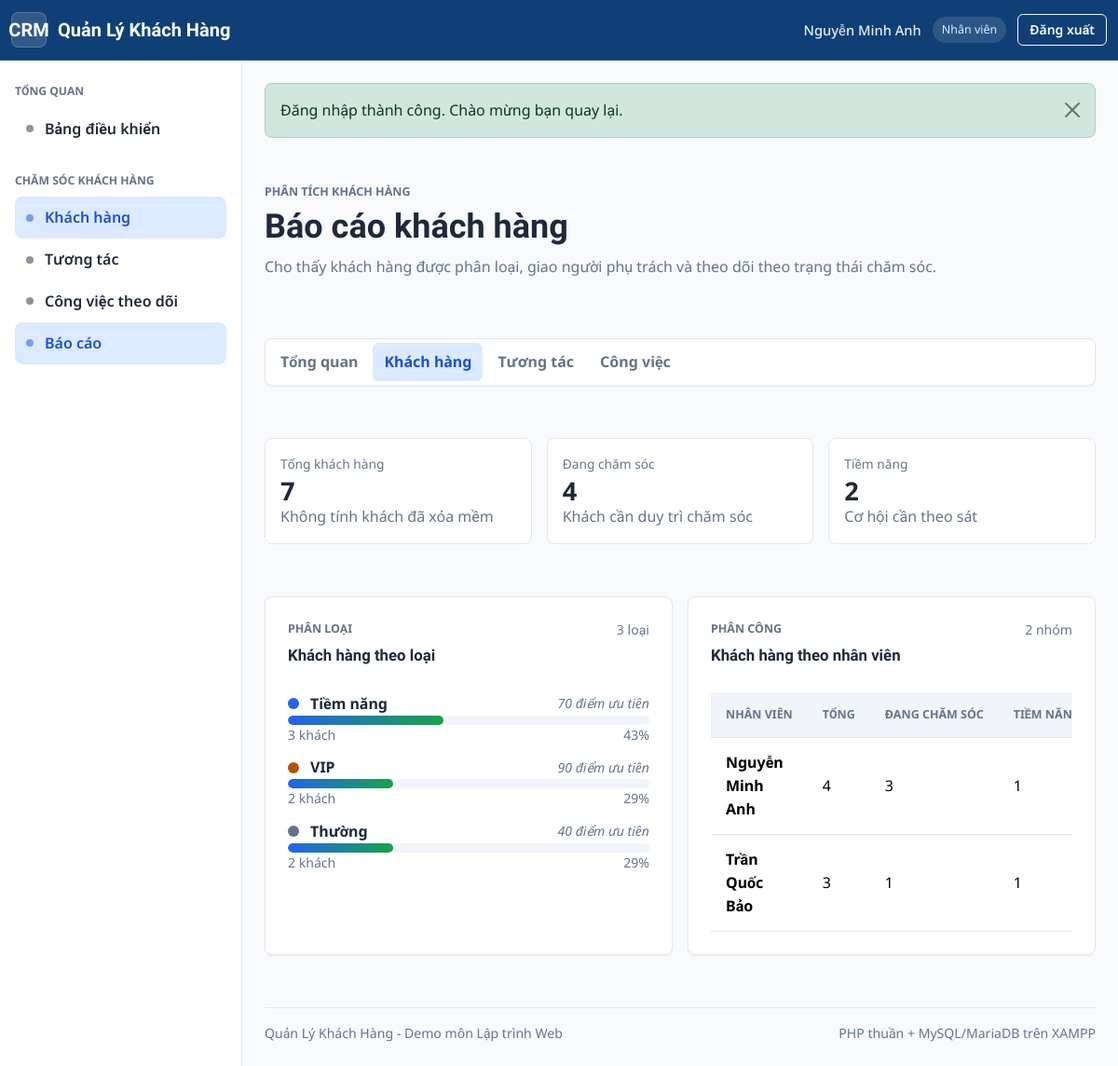
The app's page /bao-cao/khach-hang.php (signed in), older data.
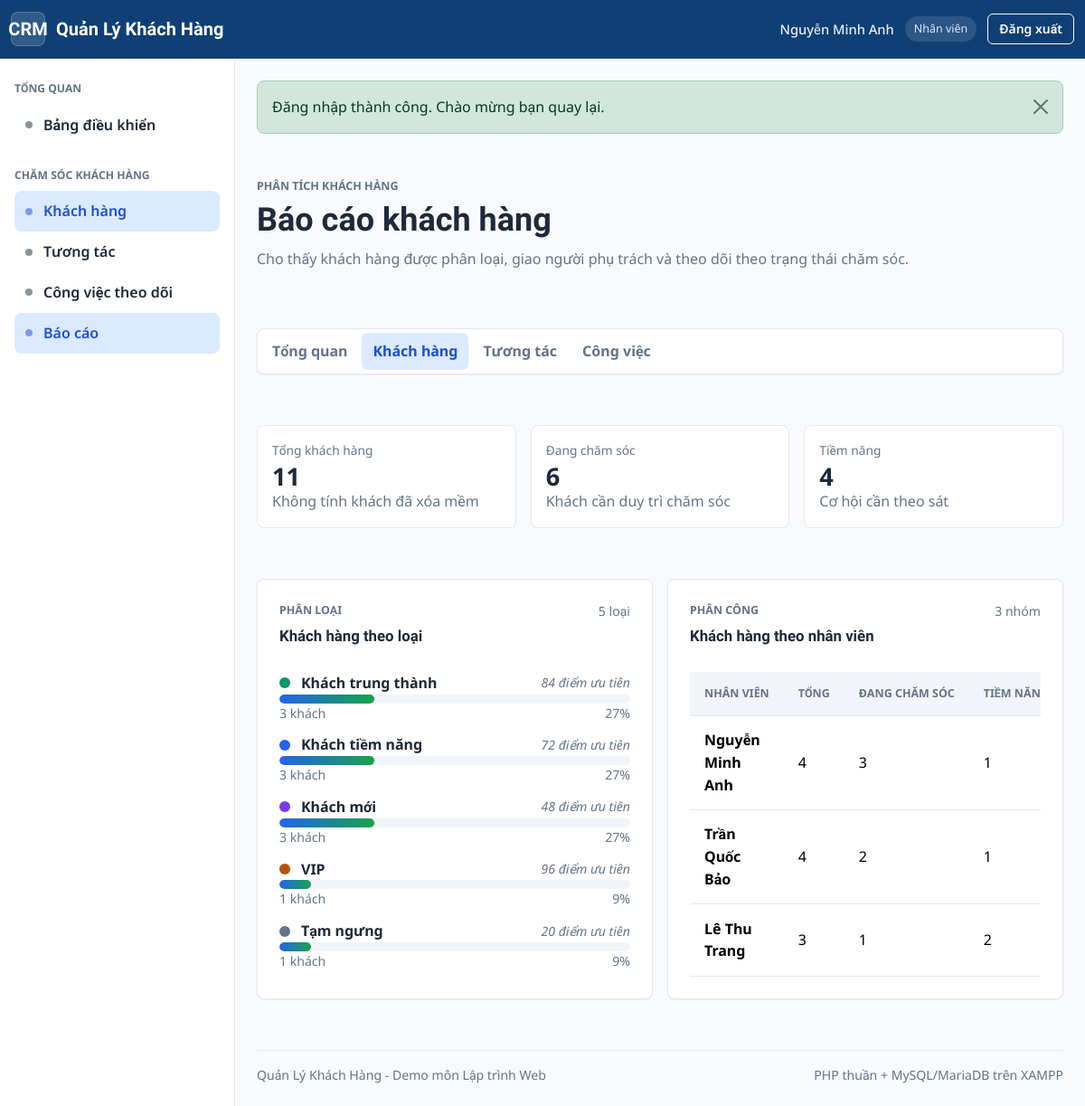
The same page, newer data.
### tables this page shows
CREATE TABLE `customer_types` (
    `id` INT UNSIGNED NOT NULL AUTO_INCREMENT,
    `name` VARCHAR(80) NOT NULL,
    `description` VARCHAR(255) NULL,
    `priority_score` TINYINT UNSIGNED NOT NULL DEFAULT 0,
    `color` VARCHAR(20) NOT NULL DEFAULT '#64748b',
    `is_active` TINYINT(1) NOT NULL DEFAULT 1,
    `created_at` DATETIME NOT NULL DEFAULT CURRENT_TIMESTAMP,
    `updated_at` DATETIME NOT NULL DEFAULT CURRENT_TIMESTAMP ON UPDATE CURRENT_TIMESTAMP,
    PRIMARY KEY (`id`),
    UNIQUE KEY `uq_customer_types_name` (`name`),
    KEY `idx_customer_types_active` (`is_active`),
    KEY `idx_customer_types_priority_score` (`priority_score`)
);

### cau-hinh/ket-noi-csdl.php (called while the page is built, shortened)
<?php
function lay_ket_noi_csdl(): PDO
{
    static $pdo = null;
    if ($pdo instanceof PDO) {
        return $pdo;
    }
    $dsn = sprintf(
        'mysql:host=%s;port=%d;dbname=%s;charset=%s',
        DB_HOST,
        DB_PORT,
        DB_NAME,
        DB_CHARSET
    );
    try {
        $pdo = new PDO($dsn, DB_USERNAME, DB_PASSWORD, [
            PDO::ATTR_ERRMODE => PDO::ERRMODE_EXCEPTION,
            PDO::ATTR_DEFAULT_FETCH_MODE => PDO::FETCH_ASSOC,
            PDO::ATTR_EMULATE_PREPARES => false,
            PDO::MYSQL_ATTR_INIT_COMMAND => 'SET NAMES ' . DB_CHARSET,
        ]);
        $pdo->exec('SET NAMES ' . DB_CHARSET . ' COLLATE ' . lay_collation_ket_noi($pdo));
    } catch (PDOException $exception) {
        throw new RuntimeException('Không thể kết nối cơ sở dữ liệu.', 0, $exception);
    }
    return $pdo;
}
function lay_collation_ket_noi(PDO $pdo): string
{
    $collations = [DB_COLLATION, DB_FALLBACK_COLLATION];
    $stmt = $pdo->prepare(
        'SELECT COLLATION_NAME
         FROM information_schema.COLLATIONS
         WHERE CHARACTER_SET_NAME = :charset
           AND COLLATION_NAME = :collation
         LIMIT 1'
    );
    foreach ($collations as $collation) {
        $stmt->execute([
            'charset' => DB_CHARSET,
            'collation' => $collation,
        ]);
        if ($stmt->fetchColumn()) {
            return $collation;
        }
    }
    return DB_FALLBACK_COLLATION;
}

### dung-chung/ham-csdl.php (called while the page is built, shortened)
<?php
require_once __DIR__ . '/../cau-hinh/ket-noi-csdl.php';
function chay_truy_van(string $sql, array $thamSo = []): PDOStatement
{
    $stmt = lay_ket_noi_csdl()->prepare($sql);
    $stmt->execute($thamSo);
    return $stmt;
}
function lay_nhieu_dong(string $sql, array $thamSo = []): array
{
    return chay_truy_van($sql, $thamSo)->fetchAll();
}

### bao-cao/du-lieu-bao-cao.php (called while the page is built, shortened)
<?php
function ti_le_bao_cao(int|float $giaTri, int|float $tong): int
{
    return $tong > 0 ? (int) round(($giaTri / $tong) * 100) : 0;
}
function tong_cot_bao_cao(array $dong, string $cot = 'total'): int
{
    return array_reduce($dong, static fn (int $tong, array $muc): int => $tong + (int) ($muc[$cot] ?? 0), 0);
}
function mau_bao_cao_an_toan(?string $mau): string
{
    return preg_match('/^#[0-9a-fA-F]{6}$/', (string) $mau) ? (string) $mau : '#64748b';
}
function lay_khach_hang_theo_loai_bao_cao(): array
{
    return lay_nhieu_dong(
        "SELECT ct.id, ct.name, ct.color, ct.priority_score,
            COUNT(c.id) AS total,
            SUM(CASE WHEN c.status = 'active' THEN 1 ELSE 0 END) AS active_count,
            SUM(CASE WHEN c.status = 'potential' THEN 1 ELSE 0 END) AS potential_count,
            SUM(CASE WHEN c.status = 'inactive' THEN 1 ELSE 0 END) AS inactive_count
         FROM customer_types ct
         LEFT JOIN customers c ON c.customer_type_id = ct.id AND c.deleted_at IS NULL
         GROUP BY ct.id, ct.name, ct.color, ct.priority_score
         ORDER BY total DESC, ct.priority_score DESC, ct.name ASC"
    );
}

### dung-chung/ham-chung.php (called while the page is built, shortened)
<?php
function e(mixed $giaTri): string
{
    return htmlspecialchars((string) ($giaTri ?? ''), ENT_QUOTES | ENT_SUBSTITUTE, 'UTF-8');
}

### bao-cao/khach-hang.php (the view, shortened to what the rows shown need)
<?php
require __DIR__ . '/../dung-chung/kiem-tra-dang-nhap.php';
require_once __DIR__ . '/du-lieu-bao-cao.php';
$theoLoai = lay_khach_hang_theo_loai_bao_cao();
$tongKhach = tong_cot_bao_cao($theoLoai);
require __DIR__ . '/../giao-dien/dau-trang.php';
?>
<div class="page-header">
    <div>
        <h1 class="page-title">Báo cáo khách hàng</h1>
    </div>
</div>
<section class="report-grid-two">
    <article class="surface-card">
        <div class="report-section-heading">
            <div>
                <h2 class="card-title">Khách hàng theo loại</h2>
            </div>
        </div>
        <div class="report-stack">
            <?php foreach ($theoLoai as $dong): ?>
                <?php $tyLe = ti_le_bao_cao((int) $dong['total'], max(1, $tongKhach)); ?>
                <div class="report-bar-row">
                    <div class="report-row-title">
                        <span class="report-color-dot" style="background: <?= e(mau_bao_cao_an_toan($dong['color'])) ?>"></span>
                        <strong><?= e($dong['name']) ?></strong>
                        <em><?= e((string) $dong['priority_score']) ?> điểm ưu tiên</em>
                    </div>
                    <div class="report-progress"><span style="width: <?= e((string) $tyLe) ?>%"></span></div>
                    <div class="report-row-meta">
                        <span><?= e((string) $dong['total']) ?> khách</span>
                        <span><?= e($tyLe . '%') ?></span>
                    </div>
                </div>
            <?php endforeach; ?>
        </div>
    </article>
    <article class="surface-card">
        <div class="report-section-heading">
            <div>
                <h2 class="card-title">Khách hàng theo nhân viên</h2>
            </div>
        </div>
        <div class="table-responsive">
            <table class="table align-middle">
                <thead>
                    <tr>
                        <th>Nhân viên</th>
                        <th>Tổng</th>
                        <th>Đang chăm sóc</th>
                        <th>Tiềm năng</th>
                    </tr>
                </thead>
            </table>
        </div>
    </article>
</section>
<?php require __DIR__ . '/../giao-dien/cuoi-trang.php'; ?>

Row changes from the older to the newer data that the page shows:
changed customer_types: color "#2563eb" → "#059669" (drawn); name "Tiềm năng" → "Khách trung thành"; priority_score "70" → "84"; $tyLe 43 → 27 (drawn); tyLe "43%" → "27%"
changed customer_types: color "#64748b" → "#2563eb" (drawn); name "Thường" → "Khách tiềm năng"; priority_score "40" → "72"; $tyLe 29 → 27 (drawn); total "2" → "3"; tyLe "29%" → "27%"; moves up the list
added customer_types: name "Khách mới", priority_score "48", total "3", tyLe "27%"
changed customer_types "VIP": priority_score "90" → "96"; $tyLe 29 → 9 (drawn); total "2" → "1"; tyLe "29%" → "9%"
added customer_types: name "Tạm ngưng", priority_score "20", total "1", tyLe "9%"
Text that changed along with them:
$tongKhach: "7" → "11"
$tongDangChamSoc: "4" → "6"
$tongTiemNang: "2" → "4"
count($theoLoai): "3" → "5"
count($theoNhanVien): "2" → "3"
new list line: "Trần Quốc Bảo 4 2 1"
new list line: "Lê Thu Trang 3 1 2"
list line gone: "Trần Quốc Bảo 3 1 1"
